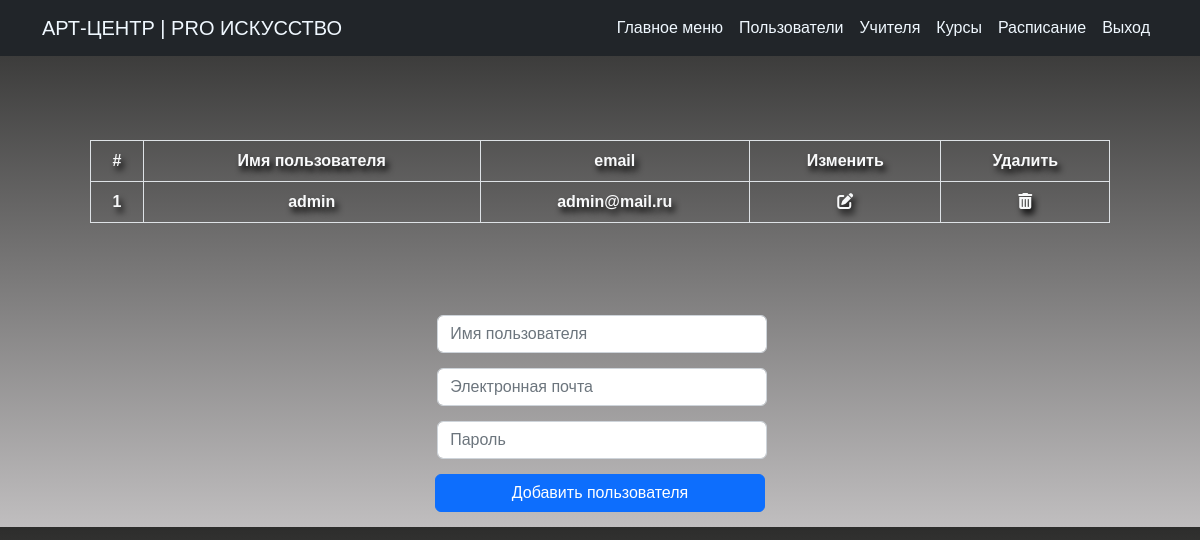
Page /adduser (signed in) on the committed database.
### models.py (models this page shows)
class User(UserMixin, db.Model):
   __tablename__ = "users"
   id = db.Column(db.Integer, primary_key=True)
   name = db.Column(db.String(1000))
   email = db.Column(db.String(100), unique=True)
   password = db.Column(db.String(1000))

### app.py (the view, shortened to what this page needs)
@app.route('/adduser', methods=['GET', 'POST'])
@admin_only
@login_required
def add_user():
   form = RegisterForm()
   users = User.query.all()
   return render_template('adduser.html', form=form, users=users)

### forms.py
class RegisterForm(FlaskForm):
    user_name = StringField(label='', render_kw={'placeholder': 'Имя пользователя'} ,validators=[DataRequired()])
    user_email = StringField(label='', render_kw={'placeholder': 'Электронная почта'}, validators=[DataRequired()])
    password = PasswordField(label='', render_kw={'placeholder': 'Пароль'}, validators=[DataRequired()])
    sign = SubmitField('Добавить пользователя')

### app.py (called while the page is built)
@login_manager.user_loader
def load_user(user_id):
    return User.query.get(int(user_id))

def admin_only(f):
    @wraps(f)
    def decorated_function(*args, **kwargs):
        if current_user.get_id() != str(1):
            return render_template('403.html')
        return f(*args, **kwargs)
    return decorated_function

### templates/adduser.html (shortened to what this page needs)
{% extends 'base.html' %}
{% import "bootstrap/wtf.html" as wtf %}
{% block body %}
<section id="users">
    <div class="container users">
        <table class="table table-lg table-striped table-bordered user-table">
            <thead>
                <tr>
                    <th scope="col" class="text-light">#</th>
                    <th scope="col" class="text-light">Имя пользователя</th>
                    <th scope="col" class="text-light">email</th>
                    <th scope="col" class="text-light">Изменить</th>
                    <th scope="col" class="text-light">Удалить</th>
                </tr>
            <tbody>
                {% for database in users: %}
                <tr>
                    <th scope="row" class="text-light">{{ database.id }}</th>
                    <th scope="row" class="text-light">{{ database.name }}</th>
                    <th scope="row" class="text-light">{{ database.email }}</th>
                    <th scope="row"><a class="text-light" href="{{ url_for('edit_user', user_id=database.id) }}"><i
                                class="fa-solid fa-pen-to-square"></i></a></th>
                    <th scope="row"><a class="text-light" href="{{ url_for('delete_user', user_id=database.id) }}"><i
                                class="fa-solid fa-trash-can"></i></a></th>
                </tr>
                {% endfor %}
            </tbody>
            </thead>
        </table>
    </div>
</section>
<section id="add_users">
    <div class="container add_user">
        {{ wtf.quick_form(form, novalidate=True, button_map={"sign": "primary"}) }}
    </div>
</section>
{% endblock %}

### static/styles.css (style rules this page uses)
body { text-align: center; font-family: 'Raleway', sans-serif; overflow-y: auto; -webkit-overflow-scrolling: touch; background-image: linear-gradient(rgba(51, 45, 45, 0.9), rgba(51, 45, 45, 0.6)), url("/static/images/gallery/img-bg-3.jpg"); background-repeat: no-repeat; background-size: cover; background-position: unset; background-attachment: fixed; }
h1, h2, h3, h4, h5, h6, table { text-shadow: 3px 5px 6px black; }
.index-logo-text, .navbar-brand, .nav-link, .text-message, .admin-footer, .about-txt, body { color: aliceblue; }
.users { margin-top: 5rem; padding: 5%; }
.add_user { margin-top: 1rem; }
#user_name, #user_email, #password, #sign { width: 100%; max-width: 330px; margin-bottom: 15px; display: inline-block; }
@media (max-width: 1600px) { body { background: #2D2D2C; background: -webkit-linear-gradient(top, #2D2D2C, #C0BEBF); background: -moz-linear-gradient(top, #2D2D2C, #C0BEBF); background: linear-gradient(to bottom, #2D2D2C, #C0BEBF); } }

### rows in the picture
User: id "1", name "admin", email "admin@mail.ru"
